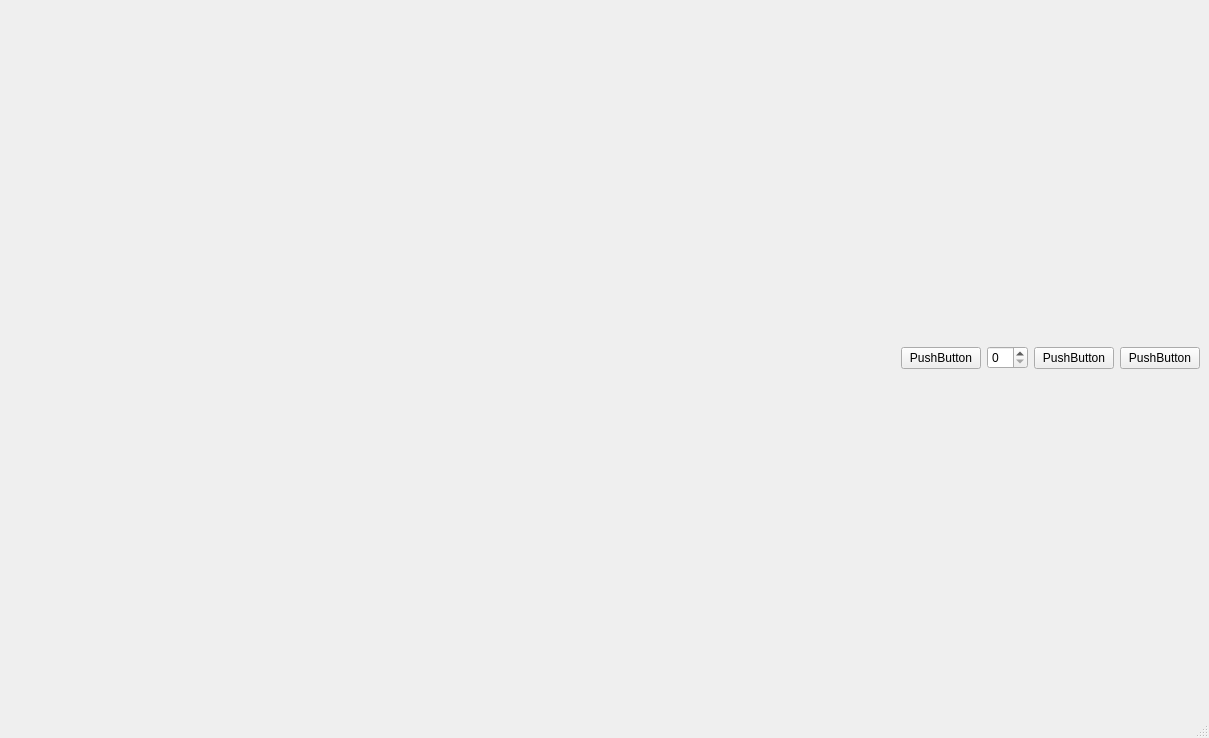
<?xml version="1.0" encoding="UTF-8"?>
<ui version="4.0">
 <class>MainWindow</class>
 <widget class="QMainWindow" name="MainWindow">
  <property name="geometry">
   <rect>
    <x>0</x>
    <y>0</y>
    <width>1209</width>
    <height>738</height>
   </rect>
  </property>
  <property name="windowTitle">
   <string>MainWindow</string>
  </property>
  <widget class="QWidget" name="centralwidget">
   <layout class="QHBoxLayout" name="horizontalLayout_3">
    <item>
     <layout class="QVBoxLayout" name="verticalLayout">
      <item>
       <spacer name="verticalSpacer_2">
        <property name="orientation">
         <enum>Qt::Vertical</enum>
        </property>
        <property name="sizeHint" stdset="0">
         <size>
          <width>20</width>
          <height>40</height>
         </size>
        </property>
       </spacer>
      </item>
      <item>
       <layout class="QHBoxLayout" name="horizontalLayout_2">
        <item>
         <spacer name="horizontalSpacer">
          <property name="orientation">
           <enum>Qt::Horizontal</enum>
          </property>
          <property name="sizeHint" stdset="0">
           <size>
            <width>40</width>
            <height>20</height>
           </size>
          </property>
         </spacer>
        </item>
        <item>
         <layout class="QGridLayout" name="gridLayout"/>
        </item>
        <item>
         <spacer name="horizontalSpacer_2">
          <property name="orientation">
           <enum>Qt::Horizontal</enum>
          </property>
          <property name="sizeHint" stdset="0">
           <size>
            <width>40</width>
            <height>20</height>
           </size>
          </property>
         </spacer>
        </item>
       </layout>
      </item>
      <item>
       <spacer name="verticalSpacer">
        <property name="orientation">
         <enum>Qt::Vertical</enum>
        </property>
        <property name="sizeHint" stdset="0">
         <size>
          <width>20</width>
          <height>40</height>
         </size>
        </property>
       </spacer>
      </item>
     </layout>
    </item>
    <item>
     <widget class="QPushButton" name="pushButton">
      <property name="text">
       <string>PushButton</string>
      </property>
     </widget>
    </item>
    <item>
     <widget class="QSpinBox" name="spinBox"/>
    </item>
    <item>
     <widget class="QPushButton" name="pushButton_3">
      <property name="text">
       <string>PushButton</string>
      </property>
     </widget>
    </item>
    <item>
     <widget class="QPushButton" name="pushButton_2">
      <property name="text">
       <string>PushButton</string>
      </property>
     </widget>
    </item>
   </layout>
  </widget>
  <widget class="QMenuBar" name="menubar">
   <property name="geometry">
    <rect>
     <x>0</x>
     <y>0</y>
     <width>1209</width>
     <height>25</height>
    </rect>
   </property>
  </widget>
  <widget class="QStatusBar" name="statusbar"/>
 </widget>
 <resources/>
 <connections/>
</ui>
